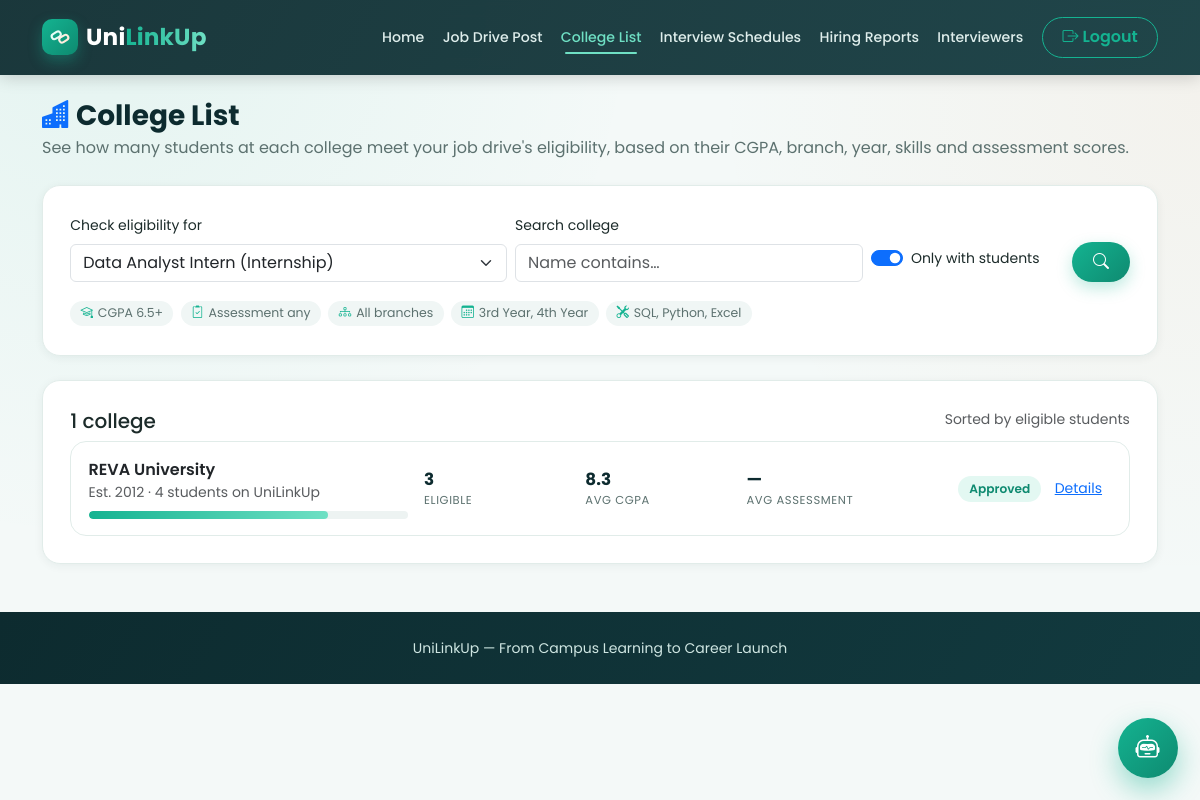
The page /company/colleges?job=2 (signed in) on the database its author committed.
### tables this page shows
CREATE TABLE job_posts (
    id INTEGER PRIMARY KEY AUTOINCREMENT,
    company_id INTEGER NOT NULL REFERENCES companies(id),
    title TEXT NOT NULL,
    job_type TEXT DEFAULT 'Full-time',
    description TEXT,
    location TEXT,
    package_lpa TEXT,
    openings INTEGER DEFAULT 1,
    min_cgpa REAL DEFAULT 0,
    eligible_courses TEXT,
    eligible_years TEXT,
    required_skills TEXT,
    min_assessment_pct INTEGER DEFAULT 0,
    last_date TEXT,
    status TEXT DEFAULT 'open',
    created_at TEXT DEFAULT CURRENT_TIMESTAMP
);

CREATE TABLE colleges (
    id INTEGER PRIMARY KEY AUTOINCREMENT,
    name TEXT NOT NULL,
    established_year INTEGER,
    official_email TEXT UNIQUE NOT NULL,
    password_hash TEXT NOT NULL,
    created_at TEXT DEFAULT CURRENT_TIMESTAMP
);

CREATE TABLE visit_requests (
    id INTEGER PRIMARY KEY AUTOINCREMENT,
    company_id INTEGER NOT NULL REFERENCES companies(id),
    job_post_id INTEGER NOT NULL REFERENCES job_posts(id),
    college_id INTEGER NOT NULL REFERENCES colleges(id),
    proposed_date TEXT,
    message TEXT,
    status TEXT DEFAULT 'pending',
    college_note TEXT,
    responded_by INTEGER REFERENCES employees(id),
    responded_at TEXT,
    company_visit_id INTEGER REFERENCES company_visits(id),
    created_at TEXT DEFAULT CURRENT_TIMESTAMP
);

### app.py (the view)
@app.route('/company/colleges')
@company_login_required
def company_colleges():
    company = current_company()
    jobs = dbm.query_db("SELECT * FROM job_posts WHERE company_id = ? AND status = 'open' ORDER BY created_at DESC",
                        (company['id'],))
    job = None
    job_id = request.args.get('job', type=int)
    if job_id:
        job = next((j for j in jobs if j['id'] == job_id), None)
    elif jobs:
        job = jobs[0]
    q = request.args.get('q', '').strip()
    only_active = ('1' in request.args.getlist('active')) if 'active' in request.args else True
    colleges = dbm.query_db("SELECT * FROM colleges ORDER BY name")
    if q:
        colleges = [c for c in colleges if q.lower() in c['name'].lower()]
    existing = {}
    for r in _company_visit_requests(company['id']):
        if job and r['job_post_id'] == job['id']:
            existing[r['college_id']] = r
    rows = []
    for c in colleges:
        perf = _college_performance(c['id'], job)
        if only_active and not perf['students']:
            continue
        rows.append({'college': c, 'perf': perf, 'request': existing.get(c['id'])})
    rows.sort(key=lambda r: (-(r['perf']['eligible'] or 0), -r['perf']['students'], r['college']['name']))
    return render_template('company_colleges.html', company=company, jobs=jobs, job=job, rows=rows,
                           q=q, only_active=only_active, today=date.today().isoformat())

### app.py (called while the page is built)
def company_login_required(f):
    @wraps(f)
    def wrapper(*args, **kwargs):
        if session.get('role') != 'company':
            flash('Please log in with your company account.', 'warning')
            return redirect(url_for('company_login'))
        return f(*args, **kwargs)
    return wrapper

def current_company():
    if session.get('role') == 'company':
        return dbm.query_db("SELECT * FROM companies WHERE id = ?", (session['user_id'],), one=True)
    return None

def best_main_score(student_id):
    rows = dbm.query_db(
        "SELECT * FROM assessment_results WHERE student_id = ? AND mode = 'main' ORDER BY score DESC LIMIT 1",
        (student_id,), one=True)
    return rows

def _split_list(text):
    if not text:
        return []
    return [t.strip() for t in text.split(',') if t.strip()]

@app.context_processor
def inject_globals():
    pending_requests = 0
    if session.get('role') == 'employee' and session.get('college_id'):
        row = dbm.query_db("SELECT COUNT(*) AS c FROM visit_requests WHERE college_id = ? AND status = 'pending'",
                           (session['college_id'],), one=True)
        pending_requests = row['c'] if row else 0
    return dict(current_student=current_student, current_employee=current_employee,
                current_faculty=current_faculty, current_company=current_company,
                current_interviewer=current_interviewer,
                pending_company_requests=pending_requests, ASSET_VERSION=ASSET_VERSION)

def _student_assessment_pct(student_id):
    best = best_main_score(student_id)
    if best and best['total']:
        return round(best['score'] * 100 / best['total'])
    return None

def _company_visit_requests(company_id):
    return dbm.query_db("""
        SELECT vr.*, c.name AS college_name, jp.title AS job_title, jp.job_type, jp.package_lpa
        FROM visit_requests vr
        JOIN colleges c ON c.id = vr.college_id
        JOIN job_posts jp ON jp.id = vr.job_post_id
        WHERE vr.company_id = ?
        ORDER BY vr.created_at DESC
    """, (company_id,))

### db.py (called while the page is built)
def get_db():
    if 'db' not in g:
        g.db = sqlite3.connect(DATABASE)
        g.db.row_factory = sqlite3.Row      # lets us access columns by name, e.g. row['name']
        g.db.execute("PRAGMA foreign_keys = ON")
    return g.db

def query_db(query, args=(), one=False):
    cur = get_db().execute(query, args)
    rows = cur.fetchall()
    cur.close()
    return (rows[0] if rows else None) if one else rows

### templates/company_colleges.html (shortened to what this page needs)
{% extends 'base.html' %}
{% block content %}
<div class="sb-page-head">
  <div>
    <h3><i class="bi bi-buildings-fill text-primary"></i> College List</h3>
    <p>See how many students at each college meet your job drive's eligibility, based on their CGPA, branch, year, skills and assessment scores.</p>
  </div>
</div>
{% if not jobs %}
  <div class="sb-card">
    <div class="sb-empty"><i class="bi bi-megaphone"></i>
      Post an open job drive first — eligibility is calculated against it.<br>
      <a href="{{ url_for('company_jobs') }}" class="btn sb-btn-primary mt-3">Post a job drive</a>
    </div>
  </div>
{% else %}
<form class="sb-card mb-4 sb-no-print" method="GET">
  <div class="row g-2 align-items-end">
    <div class="col-md-5">
      <label class="form-label small">Check eligibility for</label>
      <select name="job" class="form-select" onchange="this.form.submit()">
        {% for j in jobs %}<option value="{{ j.id }}" {{ 'selected' if job and j.id == job.id }}>{{ j.title }} ({{ j.job_type }})</option>{% endfor %}
      </select>
    </div>
    <div class="col-md-4">
      <label class="form-label small">Search college</label>
      <input type="text" name="q" value="{{ q }}" class="form-control" placeholder="Name contains…">
    </div>
    <div class="col-md-3 d-flex gap-2 align-items-center">
      <div class="form-check form-switch mb-2">
        <input type="hidden" name="active" value="0"><input class="form-check-input" type="checkbox" name="active" value="1" id="onlyActive" {{ 'checked' if only_active }} onchange="this.form.submit()">
        <label class="form-check-label small" for="onlyActive">Only with students</label>
      </div>
      <button class="btn sb-btn-primary ms-auto"><i class="bi bi-search"></i></button>
    </div>
  </div>
  {% if job %}
  <div class="mt-3">
    <span class="sb-chip"><i class="bi bi-mortarboard"></i> CGPA {{ job.min_cgpa if job.min_cgpa else 'any' }}{{ '+' if job.min_cgpa }}</span>
    <span class="sb-chip"><i class="bi bi-clipboard2-check"></i> Assessment {{ (job.min_assessment_pct ~ '%+') if job.min_assessment_pct else 'any' }}</span>
    <span class="sb-chip"><i class="bi bi-diagram-3"></i> {{ job.eligible_courses or 'All branches' }}</span>
    <span class="sb-chip"><i class="bi bi-calendar3"></i> {{ job.eligible_years or 'All years' }}</span>
    {% if job.required_skills %}<span class="sb-chip"><i class="bi bi-tools"></i> {{ job.required_skills }}</span>{% endif %}
  </div>
  {% endif %}
</form>
<div class="sb-card">
  <div class="d-flex justify-content-between mb-2">
    <h5 class="mb-0">{{ rows|length }} college{{ 's' if rows|length != 1 }}</h5>
    <small class="text-muted">Sorted by eligible students</small>
  </div>
  {% for row in rows %}
    {% set c, p, r = row.college, row.perf, row.request %}
    {% set pct = ((p.eligible or 0) * 100 / p.students) if p.students else 0 %}
    <div class="sb-item" data-scroll="up" style="--d:{{ [loop.index0, 8]|min * 0.04 }}s">
      <div class="sb-college-row">
        <div>
          <a href="{{ url_for('company_college_detail', college_id=c.id, job=job.id) }}" class="fw-semibold text-dark">{{ c.name }}</a>
          <div class="small text-muted">{% if c.established_year %}Est. {{ c.established_year }} · {% endif %}{{ p.students }} student{{ 's' if p.students != 1 }} on UniLinkUp</div>
          <div class="sb-meter mt-2" style="--w:{{ pct|round }}%"><span></span></div>
        </div>
        <div><div class="num">{{ p.eligible if p.eligible is not none else '—' }}</div><div class="lbl">Eligible</div></div>
        <div><div class="num">{{ p.avg_cgpa or '—' }}</div><div class="lbl">Avg CGPA</div></div>
        <div><div class="num">{{ (p.avg_assessment ~ '%') if p.avg_assessment is not none else '—' }}</div><div class="lbl">Avg assessment</div></div>
        <div class="text-lg-end">
          {% if r %}
            <span class="sb-status s-{{ r.status }}">{{ r.status }}</span>
          {% else %}
            <button type="button" class="btn btn-sm sb-btn-primary" data-bs-toggle="modal" data-bs-target="#reqModal"
                    data-college="{{ c.id }}" data-name="{{ c.name }}" data-eligible="{{ p.eligible or 0 }}">
              <i class="bi bi-send"></i> Request visit
            </button>
          {% endif %}
          <a href="{{ url_for('company_college_detail', college_id=c.id, job=job.id) }}" class="btn btn-sm btn-link">Details</a>
        </div>
      </div>
    </div>
  {% else %}
    <div class="sb-empty"><i class="bi bi-search"></i>No colleges match your search.</div>
  {% endfor %}
</div>
{% endif %}
{% endblock %}

### static/css/style.css (style rules this page uses)
:root { --sb-dark: #0d2b2f; --sb-dark-2: #123a3f; --sb-teal: #14b391; --sb-teal-dark: #0e8a70; --sb-teal-light: #6fe0c4; --sb-orange: #e8823c; --sb-orange-dark: #cf6a26; --sb-bg: #f4f9f8; --sb-red: #e15b5b; --sb-amber: #e8a83c; --sb-green: #14b391; --sb-ink: #1c2b2a; --sb-muted: #5c716f; --sb-border: #e1ece9; --sb-shadow-sm: 0 2px 10px rgba(13, 43, 47, 0.06); --sb-shadow-md: 0 10px 30px rgba(13, 43, 47, 0.10); --sb-shadow-lg: 0 18px 50px rgba(13, 43, 47, 0.16); --sb-radius: 18px; --sb-radius-sm: 12px; }
* { box-sizing: border-box; }
body { font-family: 'Poppins', sans-serif; background: var(--sb-bg); background-image: radial-gradient(circle at 8% 0%, rgba(20, 179, 145, 0.07), transparent 40%), radial-gradient(circle at 100% 12%, rgba(232, 130, 60, 0.06), transparent 35%); background-attachment: fixed; color: var(--sb-ink); }
a { text-decoration: none; }
.sb-btn-primary { background: linear-gradient(135deg, var(--sb-teal), var(--sb-teal-dark)); color: #fff !important; border: none; border-radius: 30px; padding: .5rem 1.3rem; font-weight: 600; box-shadow: 0 6px 16px rgba(20, 179, 145, 0.28); transition: transform .15s ease, box-shadow .15s ease, filter .15s ease; }
.sb-card { background: #fff; border-radius: var(--sb-radius); padding: 1.7rem; box-shadow: var(--sb-shadow-sm); height: 100%; border: 1px solid var(--sb-border); transition: transform .18s ease, box-shadow .18s ease; }
.sb-pre-animate { opacity: 0; transform: translateY(16px); transition: opacity .5s ease, transform .5s ease; }
.sb-pre-animate.sb-in-view { opacity: 1; transform: translateY(0); }

### static/css/motion.css (style rules this page uses)
[data-scroll] { opacity: 0; transition: opacity .8s ease, transform .8s cubic-bezier(.2,.8,.2,1); transition-delay: var(--d, 0s); will-change: transform, opacity; }
[data-scroll="up"] { transform: translateY(40px); }
[data-scroll].is-visible { opacity: 1; transform: none; }
.sb-page-head { display: flex; justify-content: space-between; align-items: flex-end; gap: 1rem; flex-wrap: wrap; margin: 1.2rem 0 1.6rem; }
.sb-page-head h3 { font-weight: 700; color: var(--sb-dark); margin: 0; }
.sb-page-head p { color: var(--sb-muted); margin: .2rem 0 0; }
.sb-status { display: inline-flex; align-items: center; gap: .3rem; padding: .22rem .7rem; border-radius: 999px; font-size: .76rem; font-weight: 600; text-transform: capitalize; }
.sb-status.s-approved, .sb-status.s-selected, .sb-status.s-open, .sb-status.s-scheduled { background: #e3f8f2; color: #0e8a70; }
.sb-item { border: 1px solid var(--sb-border); border-radius: 16px; padding: 1rem 1.1rem; background: #fff; transition: border-color .2s, box-shadow .2s, transform .2s; }
.sb-chip { display: inline-flex; align-items: center; gap: .3rem; padding: .2rem .65rem; border-radius: 999px; background: #f0f6f5; color: var(--sb-muted); font-size: .78rem; margin: .15rem .2rem .15rem 0; }
.sb-chip i { color: var(--sb-teal); }
.sb-meter { height: 8px; background: #edf3f2; border-radius: 8px; overflow: hidden; }
.sb-meter span { display: block; height: 100%; border-radius: 8px; background: linear-gradient(90deg, var(--sb-teal), var(--sb-teal-light)); width: 0; transition: width 1.2s cubic-bezier(.2,.8,.2,1); }
.sb-meter.is-visible span { width: var(--w); }
.sb-college-row { display: grid; grid-template-columns: minmax(0, 2.2fr) repeat(3, minmax(0, 1fr)) minmax(0, 1.4fr); gap: 1rem; align-items: center; }
.sb-college-row .num { font-weight: 700; color: var(--sb-dark); font-size: 1.05rem; }
.sb-college-row .lbl { font-size: .72rem; color: var(--sb-muted); text-transform: uppercase; letter-spacing: .6px; }
.sb-card.mb-4, .sb-card.mb-4 + .sb-card { height: auto; }

### rows shown on the page
job_posts: min_cgpa "6.5", min_cgpa "+", min_assessment_pct "any", eligible_courses "All branches", eligible_years "3rd Year, 4th Year", required_skills "SQL, Python, Excel"
colleges: name "REVA University", established_year "2012"
visit_requests: status "Approved"

### other values the page prints
{{ rows|length }} "1"
{{ p.students }} "4"
{{ 's' if p.students != 1 }} "s"
{{ p.eligible if p.eligible is not none else '—' }} "3"
{{ p.avg_cgpa or '—' }} "8.3"
{{ (p.avg_assessment ~ '%') if p.avg_assessment is not none else '—' }} "—"
form field job "Data Analyst Intern (Internship)"
